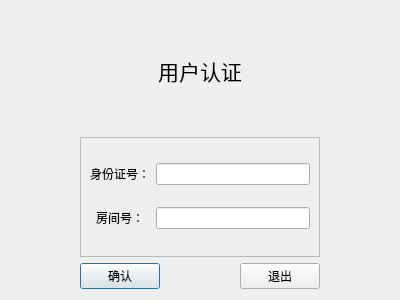
<?xml version="1.0" encoding="UTF-8"?>
<ui version="4.0">
 <class>UserLoginDialog</class>
 <widget class="QDialog" name="UserLoginDialog">
  <property name="geometry">
   <rect>
    <x>0</x>
    <y>0</y>
    <width>400</width>
    <height>300</height>
   </rect>
  </property>
  <property name="windowTitle">
   <string>Dialog</string>
  </property>
  <layout class="QGridLayout" name="gridLayout_2">
   <item row="0" column="0">
    <spacer name="horizontalSpacer">
     <property name="orientation">
      <enum>Qt::Horizontal</enum>
     </property>
     <property name="sizeHint" stdset="0">
      <size>
       <width>66</width>
       <height>115</height>
      </size>
     </property>
    </spacer>
   </item>
   <item row="0" column="1" colspan="3">
    <widget class="QLabel" name="label">
     <property name="font">
      <font>
       <family>微软雅黑</family>
       <pointsize>16</pointsize>
       <weight>50</weight>
       <bold>false</bold>
      </font>
     </property>
     <property name="text">
      <string>用户认证</string>
     </property>
     <property name="alignment">
      <set>Qt::AlignCenter</set>
     </property>
    </widget>
   </item>
   <item row="0" column="4">
    <spacer name="horizontalSpacer_2">
     <property name="orientation">
      <enum>Qt::Horizontal</enum>
     </property>
     <property name="sizeType">
      <enum>QSizePolicy::Expanding</enum>
     </property>
     <property name="sizeHint" stdset="0">
      <size>
       <width>66</width>
       <height>115</height>
      </size>
     </property>
    </spacer>
   </item>
   <item row="1" column="0">
    <spacer name="horizontalSpacer_6">
     <property name="orientation">
      <enum>Qt::Horizontal</enum>
     </property>
     <property name="sizeType">
      <enum>QSizePolicy::Expanding</enum>
     </property>
     <property name="sizeHint" stdset="0">
      <size>
       <width>66</width>
       <height>20</height>
      </size>
     </property>
    </spacer>
   </item>
   <item row="1" column="1" colspan="3">
    <widget class="QFrame" name="frame">
     <property name="frameShape">
      <enum>QFrame::StyledPanel</enum>
     </property>
     <property name="frameShadow">
      <enum>QFrame::Raised</enum>
     </property>
     <layout class="QGridLayout" name="gridLayout">
      <item row="0" column="0">
       <widget class="QLabel" name="label_2">
        <property name="font">
         <font>
          <family>微软雅黑</family>
         </font>
        </property>
        <property name="text">
         <string>身份证号：</string>
        </property>
        <property name="alignment">
         <set>Qt::AlignCenter</set>
        </property>
       </widget>
      </item>
      <item row="0" column="1">
       <widget class="QLineEdit" name="_id_input"/>
      </item>
      <item row="1" column="0">
       <widget class="QLabel" name="label_3">
        <property name="font">
         <font>
          <family>微软雅黑</family>
         </font>
        </property>
        <property name="text">
         <string>房间号：</string>
        </property>
        <property name="alignment">
         <set>Qt::AlignCenter</set>
        </property>
       </widget>
      </item>
      <item row="1" column="1">
       <widget class="QLineEdit" name="_room_id_input"/>
      </item>
     </layout>
    </widget>
   </item>
   <item row="1" column="4">
    <spacer name="horizontalSpacer_7">
     <property name="orientation">
      <enum>Qt::Horizontal</enum>
     </property>
     <property name="sizeType">
      <enum>QSizePolicy::Expanding</enum>
     </property>
     <property name="sizeHint" stdset="0">
      <size>
       <width>66</width>
       <height>20</height>
      </size>
     </property>
    </spacer>
   </item>
   <item row="2" column="0">
    <spacer name="horizontalSpacer_5">
     <property name="orientation">
      <enum>Qt::Horizontal</enum>
     </property>
     <property name="sizeType">
      <enum>QSizePolicy::Expanding</enum>
     </property>
     <property name="sizeHint" stdset="0">
      <size>
       <width>66</width>
       <height>20</height>
      </size>
     </property>
    </spacer>
   </item>
   <item row="2" column="1">
    <widget class="QPushButton" name="confirmbutton">
     <property name="font">
      <font>
       <family>微软雅黑</family>
      </font>
     </property>
     <property name="text">
      <string>确认</string>
     </property>
    </widget>
   </item>
   <item row="2" column="2">
    <spacer name="horizontalSpacer_3">
     <property name="orientation">
      <enum>Qt::Horizontal</enum>
     </property>
     <property name="sizeHint" stdset="0">
      <size>
       <width>67</width>
       <height>20</height>
      </size>
     </property>
    </spacer>
   </item>
   <item row="2" column="3">
    <widget class="QPushButton" name="quitbutton">
     <property name="font">
      <font>
       <family>微软雅黑</family>
      </font>
     </property>
     <property name="text">
      <string>退出</string>
     </property>
    </widget>
   </item>
   <item row="2" column="4">
    <spacer name="horizontalSpacer_4">
     <property name="orientation">
      <enum>Qt::Horizontal</enum>
     </property>
     <property name="sizeType">
      <enum>QSizePolicy::Expanding</enum>
     </property>
     <property name="sizeHint" stdset="0">
      <size>
       <width>66</width>
       <height>20</height>
      </size>
     </property>
    </spacer>
   </item>
  </layout>
 </widget>
 <resources/>
 <connections/>
</ui>
